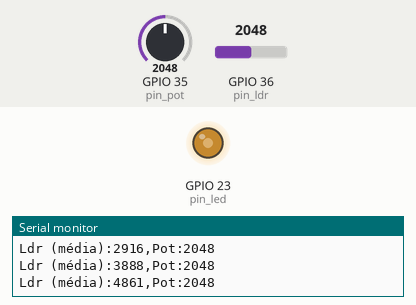
Simulated run of this program. Board: ESP32. Shown: output pins drawn as LEDs (lit = HIGH), the last lines printed to the serial monitor. Inputs (shaded band) come from the test bench; at power-on: GPIO 35 (pin_pot) = 2048, GPIO 36 (pin_ldr) = 2048.

Above: at 1.3 s.
1.4 s: GPIO 35 (pin_pot) set to 2866
At 2.1 s:
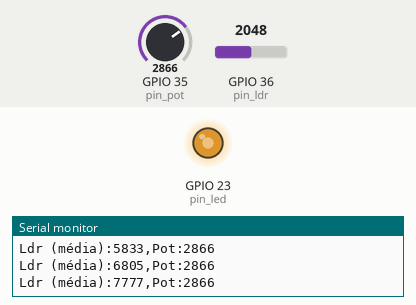
3.0 s: GPIO 35 (pin_pot) set to 3603
At 3.3 s:
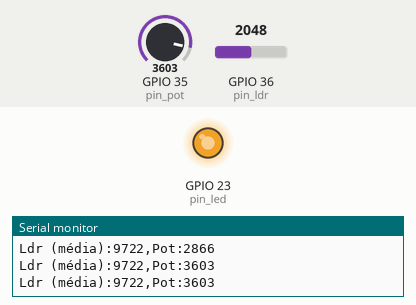
4.5 s: GPIO 35 (pin_pot) set to 491
At 5.6 s:
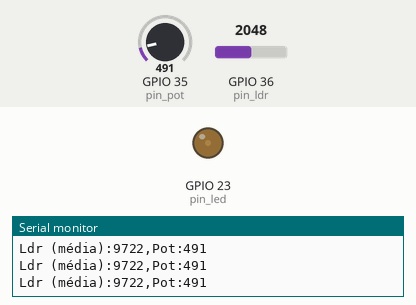
6.0 s: GPIO 35 (pin_pot) set to 2047
At 6.7 s:
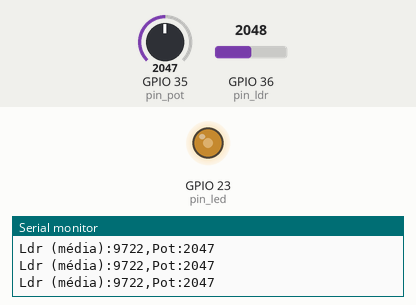
Timing chart, 0 to 8.5 s (numbered marks = the images above; inputs shaded):
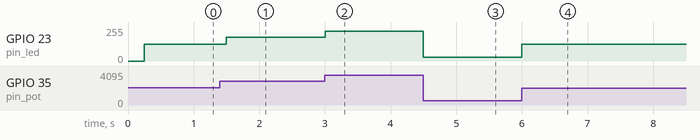

Measured:
- after the input at 1.4 s, GPIO 23 (pin_led): 127/255 → 177/255 after 0.10 s
- after the input at 3.0 s, GPIO 23 (pin_led): 177/255 → 223/255 at once
- after the input at 4.5 s, GPIO 23 (pin_led): 223/255 → 30/255 at once
- after the input at 6.0 s, GPIO 23 (pin_led): 30/255 → 127/255 at once

The program:

main.cpp
```cpp
#include <Arduino.h>
#include <math.h>

// definição dos pinos
#define pin_ldr 36
#define pin_led 23
#define pin_pot 35

// Configuração do PWM
#define pwm_channel 0  // usando o canal pwm 0
#define pwm_freq 1000  // Frequência do PWM (1khz)
#define pwm_res 8      // Resolução do PWM (8 bits -> valores de 0 a 255)
int var = 0;

// Parâmetros do filtro de média móvel
const int numReadings = 10;  // Quantidade de leituras para a média
int readings[numReadings];   // Array para armazenar as leituras
int readIndex = 0;           // Índice da leitura atual
int total = 0;               // Total acumulado das leituras
int average = 0;             // Média das leituras

void setup()
{
  Serial.begin(9600);
  pinMode(pin_ldr, INPUT);
  pinMode(pin_pot, INPUT);

  // Configuração do led como saida pwm
  ledcSetup(pwm_channel, pwm_freq, pwm_res);
  ledcAttachPin(pin_led, pwm_channel);

  // Inicializa o array de leituras com 0
  for (int i = 0; i < numReadings; i++) {
    readings[i] = 0;
  }
}

void loop()
{
  unsigned long int restart = millis();
  if (restart - var >= 250) {

    // Lê o valor do potenciômetro
    int read_pot = analogRead(pin_pot);
    int pwm_value = map(read_pot, 0, 4095, 0, 255);
    ledcWrite(pwm_channel, pwm_value);  // Ajusta a luminosidade do LED

    // Lê o valor do LDR
    int read_ldr = analogRead(pin_ldr);


    //grafico 1.1
    //int lum = 0.0336*pow(read_ldr,1.0297); //eq potencia
    //int lum = (0.1198*read_ldr - 43.307); //eq linear (melhor leitura)
    //int lum = 5.314*exp(0.0013*read_ldr); //eq exp
    //int lum = 67.564*log(read_ldr - 346.92); //eq ln

    //grafico 2.2
    //int lum = 0.3697*pow(read_ldr,0.7435); //eq potencia
    //int lum = (0.0834*read_ldr + 1.0181); //eq linear (melhor leitura)
    int lum = 6.1065*exp(0.0036*read_ldr); //eq exp
    //int lum = 13.745*log(read_ldr - 46.198); //eq ln

    // Filtro de média móvel
    total = total - readings[readIndex];  // Subtrai a leitura mais antiga
    readings[readIndex] = lum;       // Substitui pela nova leitura
    total = total + readings[readIndex];  // Adiciona a nova leitura ao total
    readIndex = (readIndex + 1) % numReadings;  // Avança para o próximo índice

    // Calcula a média
    average = total / numReadings;

    // Exibe os valores no Serial Monitor
    if (average <= 0){
      Serial.print("Ldr (média):");
      Serial.print(0);
      Serial.print(",");
      Serial.print("Pot:");
      Serial.println(read_pot);
    }
    else{
      Serial.print("Ldr (média):");
      Serial.print(average);
      Serial.print(",");
      Serial.print("Pot:");
      Serial.println(read_pot);
    }

    var = restart;
  }
}
```
